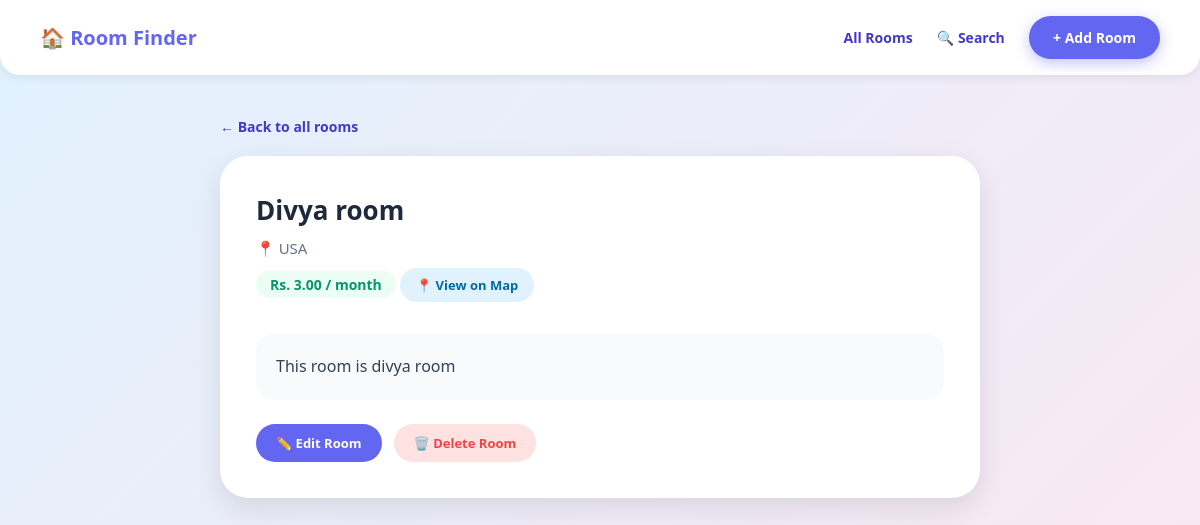
Before: /f3rwertwre/ with the older database file.
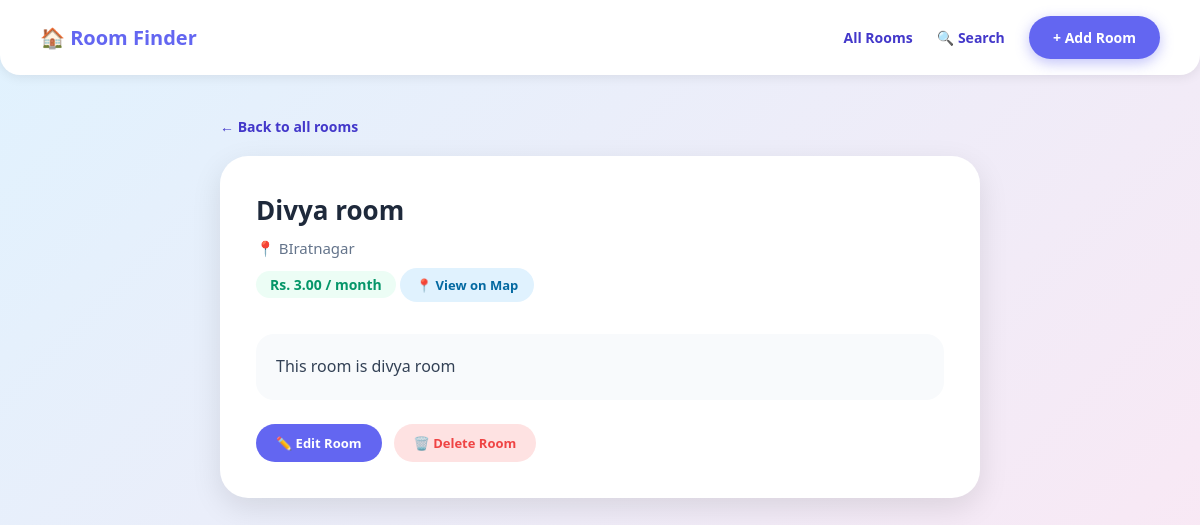
After: the same page with the newer database file.
### core/models.py (models this page shows, shortened)
class Room(models.Model):
    title = models.CharField(max_length=200)
    description = models.TextField()
    location = models.CharField(max_length=200)
    price = models.DecimalField(max_digits=10, decimal_places=2)
    slug = models.SlugField(unique=True)

### core/views.py (the view)
# urls.py: path('<slug:slug>/', views.room_detail, name='room_detail'),
def room_detail(request, slug):
    room = get_object_or_404(Room, slug=slug)
    context = {'room': room}
    return render(request, 'core/room_detail.html', context)

### core/templatetags/custom_tags.py (called while the page is built)
@register.simple_tag
def location_url(location):
    if not location:
        return "#"
    location = location.lower().strip()
    location_map = {
        'kathmandu': 'https://www.google.com/maps/search/Kathmandu,+Nepal',
        'biratnagar': 'https://www.google.com/maps/search/Biratnagar,+Nepal',
        'pokhara': 'https://www.google.com/maps/search/Pokhara,+Nepal',
        'lalitpur': 'https://www.google.com/maps/search/Lalitpur,+Nepal',
        'bhaktapur': 'https://www.google.com/maps/search/Bhaktapur,+Nepal',
    }
    return location_map.get(location, '#')

### templates/core/room_detail.html (shortened to what this page needs)
{% extends 'core/base.html' %}
{% load custom_tags %}
{% block content %}
    <a class="back-link" href="{% url 'room_list' %}">&larr; Back to all rooms</a>
    <div class="detail-bubble">
        <h2>{{ room.title }}</h2>
        <p class="location">📍 {{ room.location }}</p>
        <p class="price">Rs. {{ room.price|floatformat:2 }} / month</p>
        {% location_url room.location as map_url %}
        <a href="{{ map_url }}" target="_blank"
           style="display:inline-block; background:#e0f2fe; color:#0369a1;
                  padding:8px 16px; border-radius:999px; text-decoration:none;
                  font-size:13px; font-weight:600; margin-bottom:16px;">
            📍 View on Map
        </a>
        <div class="description">{{ room.description }}</div>
        <div style="margin-top:24px; display:flex; gap:12px;">
            <a href="{% url 'room_update' room.slug %}"
               style="display:inline-block; background:#6366f1; color:#fff;
                      padding:10px 20px; border-radius:999px; text-decoration:none;
                      font-size:13px; font-weight:600;">
                ✏️ Edit Room
            </a>
            <a href="{% url 'room_delete' room.slug %}"
               style="display:inline-block; background:#fee2e2; color:#ef4444;
                      padding:10px 20px; border-radius:999px; text-decoration:none;
                      font-size:13px; font-weight:600;">
                🗑️ Delete Room
            </a>
        </div>
    </div>
{% endblock %}

Changed rows visible on the page:
changed Room "Divya room": location "USA" → "BIratnagar"
